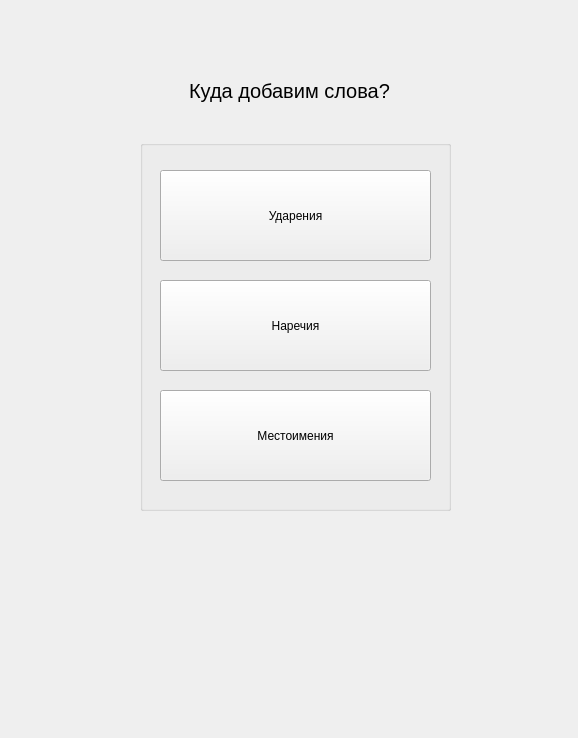
<?xml version="1.0" encoding="UTF-8"?>
<ui version="4.0">
 <class>Form</class>
 <widget class="QWidget" name="Form">
  <property name="geometry">
   <rect>
    <x>0</x>
    <y>0</y>
    <width>578</width>
    <height>738</height>
   </rect>
  </property>
  <property name="minimumSize">
   <size>
    <width>578</width>
    <height>738</height>
   </size>
  </property>
  <property name="maximumSize">
   <size>
    <width>578</width>
    <height>738</height>
   </size>
  </property>
  <property name="windowTitle">
   <string>Form</string>
  </property>
  <widget class="QLabel" name="label">
   <property name="geometry">
    <rect>
     <x>4</x>
     <y>60</y>
     <width>571</width>
     <height>61</height>
    </rect>
   </property>
   <property name="font">
    <font>
     <pointsize>15</pointsize>
    </font>
   </property>
   <property name="text">
    <string>Куда добавим слова?</string>
   </property>
   <property name="alignment">
    <set>Qt::AlignCenter</set>
   </property>
  </widget>
  <widget class="QGroupBox" name="groupBox">
   <property name="geometry">
    <rect>
     <x>140</x>
     <y>140</y>
     <width>311</width>
     <height>371</height>
    </rect>
   </property>
   <property name="autoFillBackground">
    <bool>false</bool>
   </property>
   <property name="title">
    <string/>
   </property>
   <widget class="QPushButton" name="adverbButton">
    <property name="geometry">
     <rect>
      <x>20</x>
      <y>140</y>
      <width>271</width>
      <height>91</height>
     </rect>
    </property>
    <property name="text">
     <string>Наречия</string>
    </property>
   </widget>
   <widget class="QPushButton" name="pronounButton">
    <property name="geometry">
     <rect>
      <x>20</x>
      <y>250</y>
      <width>271</width>
      <height>91</height>
     </rect>
    </property>
    <property name="text">
     <string>Местоимения</string>
    </property>
   </widget>
   <widget class="QPushButton" name="accentButton">
    <property name="geometry">
     <rect>
      <x>20</x>
      <y>30</y>
      <width>271</width>
      <height>91</height>
     </rect>
    </property>
    <property name="text">
     <string>Ударения</string>
    </property>
   </widget>
  </widget>
 </widget>
 <resources/>
 <connections/>
</ui>
